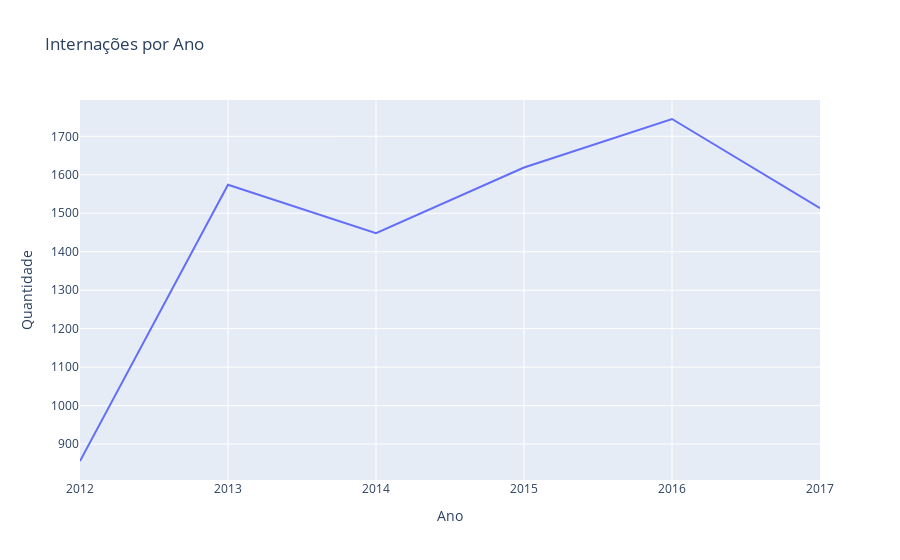

Here is the notebook cell this chart was saved with:
### Markdown cell above
Análise para os próximos dois gráficos: 
Por se tratar de uma janela curta de tempo com bastante variação, isso nos impede de determinar se houve uma crescente ou não nas internações com o passar do tempo. É necessário fazer uma ressalva quanto ao ano de 2012, pois foi o ano que se iniciou os registros, que não foram coletados desde janeiro, portanto será naturalmente menor que os outros anos.

### Code cell
px.line(ano_internacao, x='Ano', y = 'Quantidade', title='Internações por Ano')

### Figure 1 — Plotly figure (JSON) as saved in the notebook; plotly's stock layout.template omitted (floating-point values rounded to 4 significant figures)
{"data": [{"hovertemplate": "Ano=%{x}<br>Quantidade=%{y}<extra></extra>", "legendgroup": "", "line": {"color": "#636efa", "dash": "solid"}, "marker": {"symbol": "circle"}, "mode": "lines", "name": "", "orientation": "v", "showlegend": false, "type": "scatter", "x": [2012, 2013, 2014, 2015, 2016, 2017], "xaxis": "x", "y": [856, 1574, 1448, 1619, 1745, 1513], "yaxis": "y"}], "layout": {"legend": {"tracegroupgap": 0}, "title": {"text": "Internações por Ano"}, "xaxis": {"anchor": "y", "domain": [0, 1], "title": {"text": "Ano"}}, "yaxis": {"anchor": "x", "domain": [0, 1], "title": {"text": "Quantidade"}}}}
